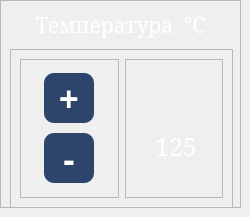
    <widget class="QWidget" name="temperature_page">
     <widget class="QFrame" name="temperature_frame">
      <property name="geometry">
       <rect>
        <x>0</x>
        <y>0</y>
        <width>241</width>
        <height>208</height>
       </rect>
      </property>
      <property name="minimumSize">
       <size>
        <width>241</width>
        <height>208</height>
       </size>
      </property>
      <property name="maximumSize">
       <size>
        <width>16777215</width>
        <height>208</height>
       </size>
      </property>
      <property name="styleSheet">
       <string notr="true">background-color: none;</string>
      </property>
      <property name="frameShape">
       <enum>QFrame::StyledPanel</enum>
      </property>
      <property name="frameShadow">
       <enum>QFrame::Raised</enum>
      </property>
      <layout class="QVBoxLayout" name="verticalLayout_2">
       <item>
        <widget class="QLabel" name="temperature_frame_label">
         <property name="sizePolicy">
          <sizepolicy hsizetype="Preferred" vsizetype="Preferred">
           <horstretch>0</horstretch>
           <verstretch>0</verstretch>
          </sizepolicy>
         </property>
         <property name="minimumSize">
          <size>
           <width>0</width>
           <height>33</height>
          </size>
         </property>
         <property name="font">
          <font>
           <family>MS Serif</family>
           <pointsize>16</pointsize>
          </font>
         </property>
         <property name="layoutDirection">
          <enum>Qt::RightToLeft</enum>
         </property>
         <property name="styleSheet">
          <string notr="true">QLabel{
	background-color: rgba(255, 255, 255, 0);
	
	color: rgb(255, 255, 255);
}</string>
         </property>
         <property name="text">
          <string>Температура  °C</string>
         </property>
         <property name="alignment">
          <set>Qt::AlignHCenter|Qt::AlignTop</set>
         </property>
        </widget>
       </item>
       <item>
        <widget class="QFrame" name="temperature_frame_with_buttons_and_info">
         <property name="minimumSize">
          <size>
           <width>223</width>
           <height>159</height>
          </size>
         </property>
         <property name="styleSheet">
          <string notr="true">QFrame {
	background-color: none;
}</string>
         </property>
         <property name="frameShape">
          <enum>QFrame::StyledPanel</enum>
         </property>
         <property name="frameShadow">
          <enum>QFrame::Raised</enum>
         </property>
         <layout class="QHBoxLayout" name="horizontalLayout_3">
          <item>
           <widget class="QFrame" name="temperature_buttons_frame">
            <property name="frameShape">
             <enum>QFrame::StyledPanel</enum>
            </property>
            <property name="frameShadow">
             <enum>QFrame::Raised</enum>
            </property>
            <layout class="QGridLayout" name="gridLayout_4">
             <item row="0" column="0">
              <widget class="QPushButton" name="temperature_plus_button">
               <property name="sizePolicy">
                <sizepolicy hsizetype="Ignored" vsizetype="Ignored">
                 <horstretch>0</horstretch>
                 <verstretch>0</verstretch>
                </sizepolicy>
               </property>
               <property name="minimumSize">
                <size>
                 <width>50</width>
                 <height>50</height>
                </size>
               </property>
               <property name="maximumSize">
                <size>
                 <width>50</width>
                 <height>50</height>
                </size>
               </property>
               <property name="font">
                <font>
                 <family>Sitka Subheading</family>
                 <pointsize>26</pointsize>
                 <weight>75</weight>
                 <bold>true</bold>
                </font>
               </property>
               <property name="layoutDirection">
                <enum>Qt::LeftToRight</enum>
               </property>
               <property name="styleSheet">
                <string notr="true">QPushButton {
	background-color: rgb(46, 69, 107);
	border: none;
	border-radius: 10px;
	color: white
}</string>
               </property>
               <property name="text">
                <string>+</string>
               </property>
               <property name="iconSize">
                <size>
                 <width>35</width>
                 <height>35</height>
                </size>
               </property>
               <property name="checked">
                <bool>false</bool>
               </property>
              </widget>
             </item>
             <item row="1" column="0">
              <widget class="QPushButton" name="temperature_minus_button">
               <property name="sizePolicy">
                <sizepolicy hsizetype="Ignored" vsizetype="Ignored">
                 <horstretch>0</horstretch>
                 <verstretch>0</verstretch>
                </sizepolicy>
               </property>
               <property name="minimumSize">
                <size>
                 <width>50</width>
                 <height>50</height>
                </size>
               </property>
               <property name="maximumSize">
                <size>
                 <width>50</width>
                 <height>50</height>
                </size>
               </property>
               <property name="font">
                <font>
                 <family>Sitka Subheading</family>
                 <pointsize>26</pointsize>
                 <weight>75</weight>
                 <bold>true</bold>
                </font>
               </property>
               <property name="layoutDirection">
                <enum>Qt::LeftToRight</enum>
               </property>
               <property name="styleSheet">
                <string notr="true">QPushButton {
	background-color: rgb(46, 69, 107);
	border: none;
	border-radius: 10px;
	color: white
}</string>
               </property>
               <property name="text">
                <string>-</string>
               </property>
               <property name="iconSize">
                <size>
                 <width>35</width>
                 <height>35</height>
                </size>
               </property>
               <property name="checked">
                <bool>false</bool>
               </property>
              </widget>
             </item>
            </layout>
           </widget>
          </item>
          <item>
           <widget class="QFrame" name="temperature_info_frame">
            <property name="frameShape">
             <enum>QFrame::StyledPanel</enum>
            </property>
            <property name="frameShadow">
             <enum>QFrame::Raised</enum>
            </property>
            <widget class="QLabel" name="temperature_value">
             <property name="geometry">
              <rect>
               <x>10</x>
               <y>72</y>
               <width>82</width>
               <height>30</height>
              </rect>
             </property>
             <property name="font">
              <font>
               <family>MS Serif</family>
               <pointsize>19</pointsize>
              </font>
             </property>
             <property name="styleSheet">
              <string notr="true">QLabel{
	background-color: none;
	font-size: 19pt;
	color: rgb(255, 255, 255);
}</string>
             </property>
             <property name="text">
              <string>125</string>
             </property>
             <property name="alignment">
              <set>Qt::AlignCenter</set>
             </property>
            </widget>
            <widget class="QLabel" name="thermometer_picture">
             <property name="geometry">
              <rect>
               <x>0</x>
               <y>0</y>
               <width>101</width>
               <height>121</height>
              </rect>
             </property>
             <property name="font">
              <font>
               <family>MS Serif</family>
               <pointsize>21</pointsize>
              </font>
             </property>
             <property name="styleSheet">
              <string notr="true">QLabel{
	background-color: none;
	
	color: rgb(255, 255, 255);
}</string>
             </property>
             <property name="text">
              <string/>
             </property>
             <property name="pixmap">
              <pixmap>_term_icon.png</pixmap>
             </property>
             <property name="alignment">
              <set>Qt::AlignCenter</set>
             </property>
            </widget>
            <zorder>thermometer_picture</zorder>
            <zorder>temperature_value</zorder>
           </widget>
          </item>
         </layout>
        </widget>
       </item>
      </layout>
     </widget>
    </widget>
